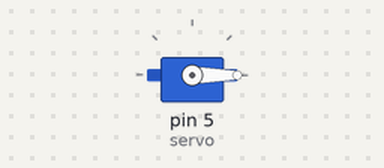
The sketch below on a simulated Arduino Uno, built with avr-gcc and run on an emulated ATmega328P. On the bench: servo. What the sketch prints to the serial monitor is not drawn.

Above: at 0.05 s.
Timing chart, 0 to 4.6 s (numbered marks = the images above):
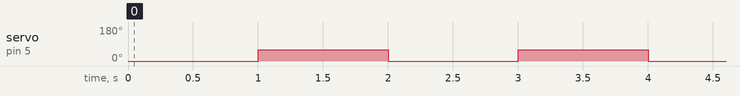

Measured:
- by itself, servo on pin 5 (servo): alternates 60° for 1.0 s and 0° for 1.0 s

The sketch:

Servo_Example.ino
```cpp
#include <Servo.h>

// Create a servo instance.
Servo servo;

void setup() {
  Serial.begin(9600);
  // Attach servo output to pin 5.
  servo.attach(5);
}

void loop() {
  Serial.println("wat?");
  // Move to position 0, or a 1.0 millisecond long pulse:
  // Remember the servo module in Arduino takes in a position in degrees
  // from 0 to 180 instead of a pulse length in milliseconds or other value.
  servo.write(0);
  // Delay for a second.
  delay(1000);
  // Move to position 180, or a 2.0 millisecond long pulse and pause again.
  servo.write(60);
  delay(1000);
}
```
